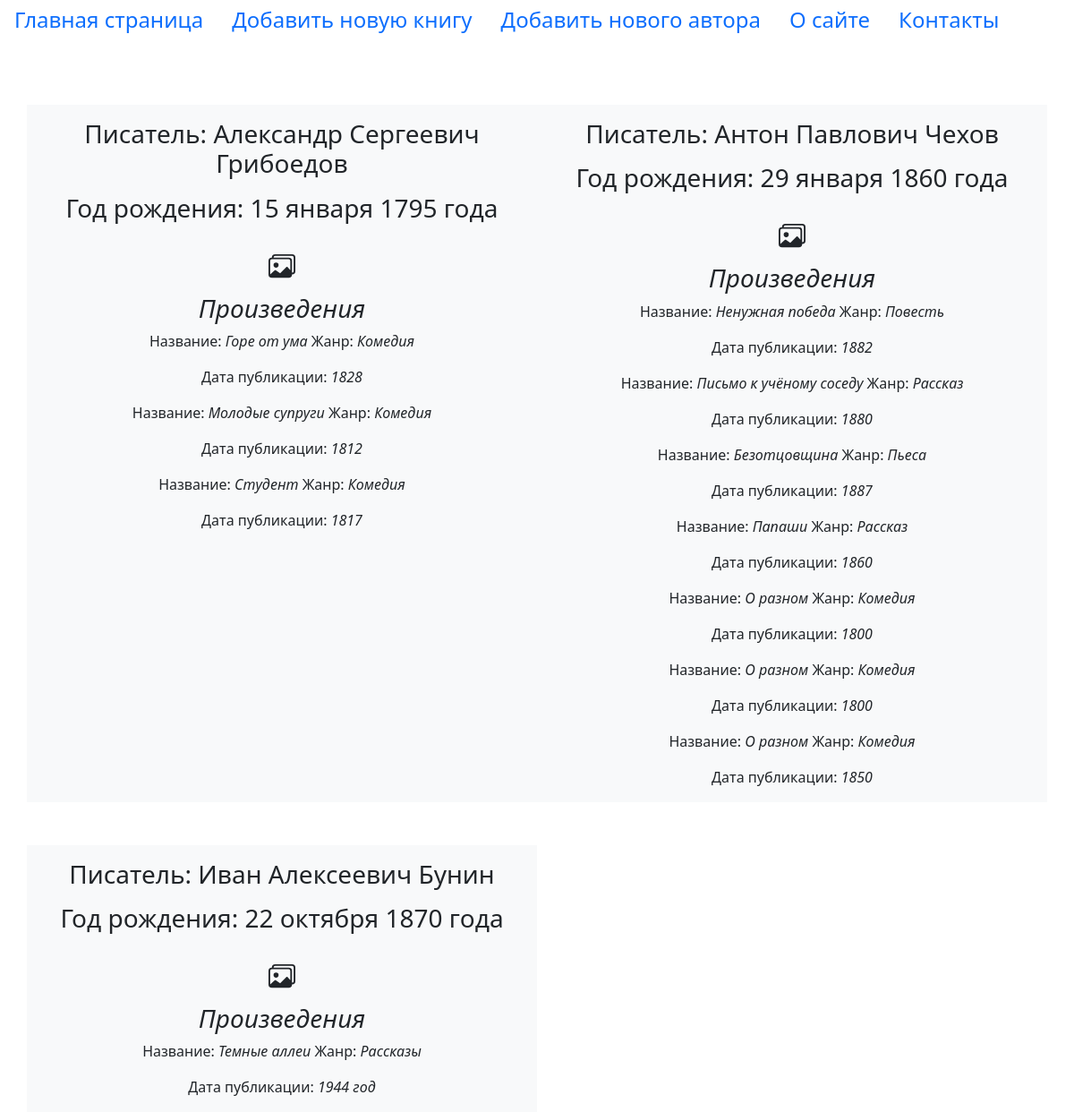
Before: / with the older database file.
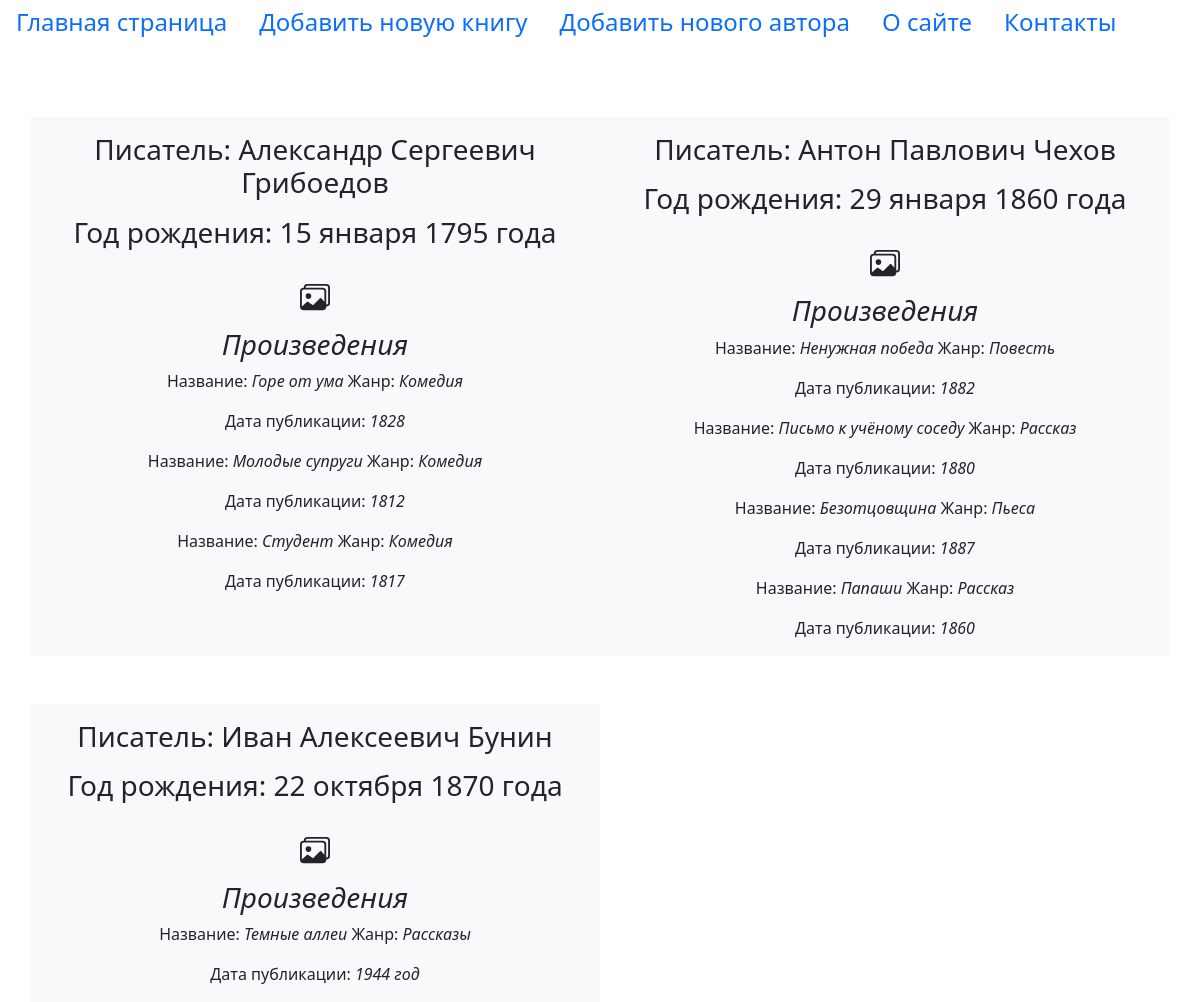
After: the same page with the newer database file.
### library/models.py (models this page shows, shortened)
class Author(models.Model):
    first_name = models.CharField(max_length=255, verbose_name='Имя')
    patronymic = models.CharField(max_length=255, blank=True, verbose_name='Отчество')
    last_name = models.CharField(max_length=255, verbose_name='Фамилия')
    date_of_birth = models.CharField(max_length=255, verbose_name='Дата рождения')

class Book(models.Model):
    author = models.CharField(max_length=150, verbose_name='Фамилия автора книги')
    name = models.CharField(max_length=150, verbose_name='Название')
    genre = models.CharField(max_length=150, verbose_name='Жанр')
    year_of_creation = models.CharField(max_length=10, verbose_name='Год написания')
    author_name = models.ForeignKey(
        'Author', on_delete=models.CASCADE, max_length=150, verbose_name='Автор')
    class Meta:
        verbose_name = 'Библиотека'
        verbose_name_plural = 'Библиотеки'

### library/views.py (the view)
# urls.py: path('', index, name='home'),  # http://127/0/0/1:8000/
def index(request):
    books = Book.objects.all()
    authors = Author.objects.all()
    context = {
        'title': 'Главная страница сайта',
        'books': books,
        'authors': authors
    }
    return render(request, template_name='library/index.html', context=context)

### library/templates/library/index.html (shortened to what this page needs)
{% extends 'library/base.html' %}
{% block content %}
<div class="container">
    <div class="row gy-5">
        {% for author in authors %}
        <div class="col-6 bg-light text-dark text-center">
            <h3 class="text-center  my-3">Писатель: {{author.first_name}} {{author.patronymic}}
                {{author.last_name}}</h3>
            <h3 class="text-center  my-3">Год рождения: {{author.date_of_birth}}</h3>
            <h3><i>Произведения</i></h3>
            {% for book in books %}
            {% if author.id == book.author_name_id %}
            <p>Название: <i>{{book.name}}</i> Жанр: <i>{{book.genre}}</i></p>
            <p>Дата публикации: <i>{{book.year_of_creation}}</i></p>
            {% endif %}
            {% endfor %}
        </div>
        {% endfor %}
    </div>
</div>
{% endblock content %}

### library/templates/library/base.html (shortened to what this page needs)
{% load static %}
<!DOCTYPE html>
<html lang="en">
<head>
    <link href="https://cdn.jsdelivr.net/npm/bootstrap@5.3.3/dist/css/bootstrap.min.css" rel="stylesheet"
>
</head>
<body>
<ul class="nav">
    <li class="nav-item">
        <a class="nav-link active" aria-current="page" href="{% url 'home' %}"><h4>Главная страница</h4></a>
    </li>
    <li class="nav-item">
        <a class="nav-link" href="{% url 'add_page_book' %}"><h4>Добавить новую книгу</h4></a>
    </li>
    <li class="nav-item">
        <a class="nav-link" href="{% url 'add_page_author' %}"><h4>Добавить нового автора</h4></a>
    </li>
    <li class="nav-item">
        <a class="nav-link" href="{% url 'about' %}"><h4>О сайте</h4></a>
    </li>
    <li class="nav-item">
        <a class="nav-link" href="{% url 'contact' %}"><h4>Контакты</h4></a>
    </li>
</ul>
{% block content %}
{% endblock content %}
</body>
</html>

Changed rows visible on the page:
removed Book: name "О разном", genre "Комедия", year_of_creation "1800", shown under Author "Антон"
removed Book: name "О разном", genre "Комедия", year_of_creation "1800", shown under Author "Антон"
removed Book: name "О разном", genre "Комедия", year_of_creation "1850", shown under Author "Антон"
